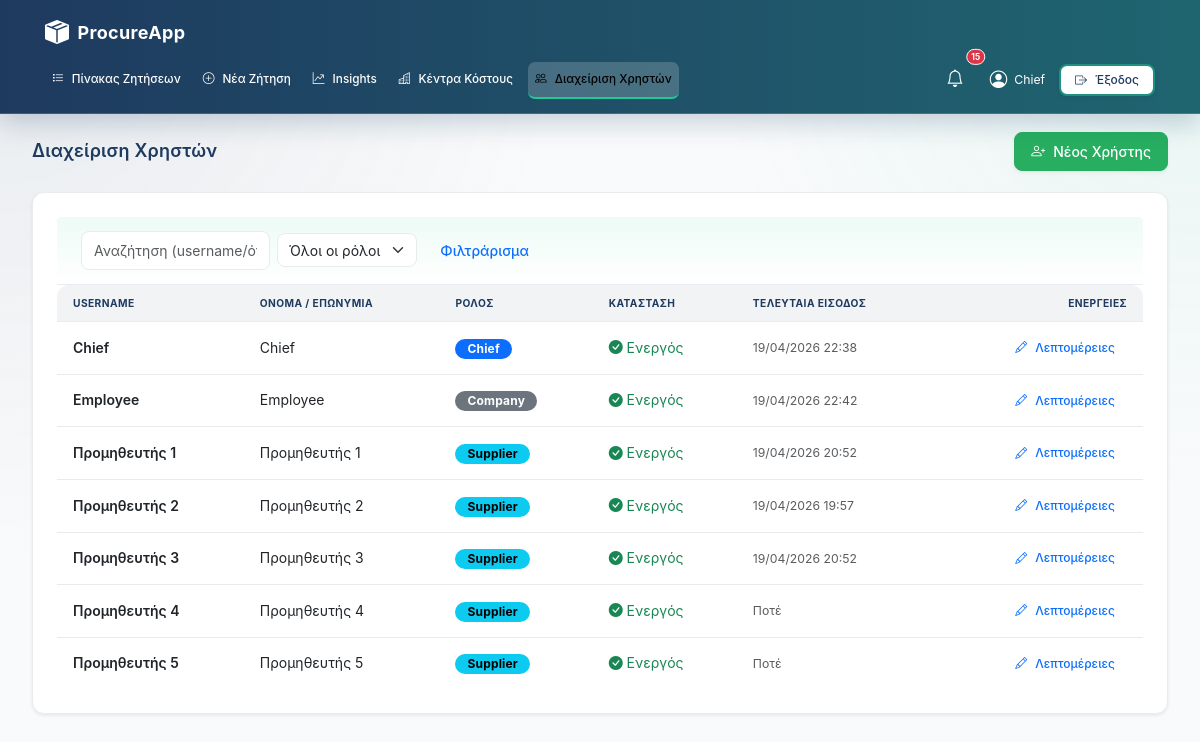
Page /chief/users (signed in) on the committed database.
### models.py (models this page shows, shortened)
class User(db.Model):
    __tablename__ = "users"
    id = db.Column(db.Integer, primary_key=True)
    username = db.Column(db.String(80), unique=True, nullable=False)
    display_name = db.Column(db.String(120), nullable=False)
    role = db.Column(db.String(20), nullable=False)
    password_hash = db.Column(db.String(255), nullable=False)
    is_active = db.Column(db.Boolean, default=True, nullable=False)
    created_at = db.Column(db.DateTime, default=datetime.utcnow)
    last_login_at = db.Column(db.DateTime, nullable=True)
    first_name = db.Column(db.String(120), nullable=True)
    last_name  = db.Column(db.String(120), nullable=True)
    approval_limit = db.Column(db.Numeric(12, 2), default=500.00)
    bids = db.relationship("Bid", backref="supplier", lazy=True)

### app/routes/admin.py (the view)
@admin_bp.route("/users")
@require_role("chief")
def users():
    users_list = User.query.all()
    return render_template("chief_users.html", users=users_list)

### app/auth.py (called while the page is built)
def require_roles(*roles):
    def wrap(fn):
        @wraps(fn)
        def inner(*args, **kwargs):
            if session.get("role") not in roles:
                flash("Δεν έχεις δικαίωμα πρόσβασης.", "danger")
                return redirect(url_for("auth.login"))
            return fn(*args, **kwargs)
        return inner
    return wrap

### templates/chief_users.html (shortened to what this page needs)
{% extends "base.html" %}
{% block content %}
<div class="d-flex justify-content-between align-items-center mb-4">
    <h3 class="mb-0">Διαχείριση Χρηστών</h3>
    <a class="btn btn-success" href="{{ url_for('admin.user_new') }}"><i class="bi bi-person-plus"></i> Νέος Χρήστης</a>
</div>
<div class="card shadow-sm">
  <div class="card-header bg-white py-3">
      <form class="row g-2 align-items-center" method="get">
        <div class="col-sm-6 col-md-4">
          <input class="form-control" name="q" value="{{ q or '' }}" placeholder="Αναζήτηση (username/όνομα)...">
        </div>
        <div class="col-sm-4 col-md-3">
          <select class="form-select" name="role">
            <option value="all">Όλοι οι ρόλοι</option>
          </select>
        </div>
        <div class="col-auto">
          <button class="btn btn-outline-primary">Φιλτράρισμα</button>
        </div>
      </form>
  </div>
  <div class="table-responsive">
    <table class="table table-hover align-middle mb-0">
      <thead class="table-light">
        <tr>
          <th>Username</th>
          <th>Όνομα / Επωνυμία</th>
          <th>Ρόλος</th>
          <th>Κατάσταση</th>
          <th>Τελευταία Είσοδος</th>
          <th class="text-end">Ενέργειες</th>
        </tr>
      </thead>
      <tbody>
        {% for u in users %}
        <tr>
          <td class="fw-semibold">{{ u.username }}</td>
          <td>{{ u.display_name }}</td>
          <td>
            {% if u.role == 'chief' %}<span class="badge text-bg-primary">Chief</span>
            {% elif u.role == 'company' %}<span class="badge text-bg-secondary">Company</span>
            {% elif u.role == 'supplier' %}<span class="badge text-bg-info">Supplier</span>
            {% else %}<span class="badge text-bg-light text-dark">{{ u.role }}</span>{% endif %}
          </td>
          <td>
            {% if u.is_active %}
              <span class="text-success"><i class="bi bi-check-circle-fill"></i> Ενεργός</span>
            {% else %}
              <span class="text-muted"><i class="bi bi-x-circle-fill"></i> Ανενεργός</span>
            {% endif %}
          </td>
          <td class="text-muted small">{{ u.last_login_at.strftime('%d/%m/%Y %H:%M') if u.last_login_at else 'Ποτέ' }}</td>
          <td class="text-end">
            <a class="btn btn-sm btn-outline-primary" href="{{ url_for('admin.user_detail', user_id=u.id) }}">
              <i class="bi bi-pencil"></i> Λεπτομέρειες
            </a>
          </td>
        </tr>
        {% else %}
          <tr><td colspan="6" class="text-center py-4 text-muted">Δεν βρέθηκαν χρήστες.</td></tr>
        {% endfor %}
      </tbody>
    </table>
  </div>
</div>
{% endblock %}

### templates/base.html (shortened to what this page needs)
<!doctype html>
<html lang="el">
  <head>
    <link href="https://cdn.jsdelivr.net/npm/bootstrap@5.3.0/dist/css/bootstrap.min.css" rel="stylesheet">
    <link rel="stylesheet" href="https://cdn.jsdelivr.net/npm/bootstrap-icons@1.11.0/font/bootstrap-icons.css">
    <link href="https://cdn.jsdelivr.net/npm/select2@4.1.0-rc.0/dist/css/select2.min.css" rel="stylesheet" />
    <link rel="stylesheet" href="{{ url_for('static', filename='css/saas-design-system.css') }}">
    <link rel="stylesheet" href="{{ url_for('static', filename='css/components.css') }}">
    <link rel="stylesheet" href="{{ url_for('static', filename='css/layouts.css') }}">
    <link rel="stylesheet" href="{{ url_for('static', filename='css/dashboard-unified.css') }}">
  </head>
    <body class="dashboard-unified">
    <nav class="navbar navbar-expand-lg sticky-top">
      <div class="container-fluid px-4">
        <a class="navbar-brand" href="{{ url_for('main.index') }}">
            <i class="bi bi-box-seam-fill"></i> ProcureApp
        </a>
        <div class="collapse navbar-collapse" id="navContent">
          <ul class="navbar-nav me-auto mb-2 mb-lg-0">
            {% if session.get('role') in ['company','chief'] %}
              <li class="nav-item">
                  <a class="nav-link {% if request.endpoint == 'company.dashboard' %}active{% endif %}" href="{{ url_for('company.dashboard') }}">
                      <i class="bi bi-list-task"></i> Πίνακας Ζητήσεων
                  </a>
              </li>
              <li class="nav-item">
                  <a class="nav-link {% if request.endpoint == 'company.new_request' %}active{% endif %}" href="{{ url_for('company.new_request') }}">
                      <i class="bi bi-plus-circle"></i> Νέα Ζήτηση
                  </a>
              </li>
              {% if session.get('role') == 'chief' %}
              <li class="nav-item">
                  <a class="nav-link {% if request.endpoint == 'admin.analytics' %}active{% endif %}" href="{{ url_for('admin.analytics') }}">
                      <i class="bi bi-graph-up-arrow"></i> Insights
                  </a>
              </li>
              <li class="nav-item">
                  <a class="nav-link {% if request.endpoint == 'admin.cost_centers' %}active{% endif %}" href="{{ url_for('admin.cost_centers') }}">
                      <i class="bi bi-buildings"></i> Κέντρα Κόστους
                  </a>
              </li>
              <li class="nav-item">
                  <a class="nav-link {% if request.endpoint == 'admin.users' %}active{% endif %}" href="{{ url_for('admin.users') }}">
                      <i class="bi bi-people"></i> Διαχείριση Χρηστών
                  </a>
              </li>
              {% endif %}
            {% endif %}
          </ul>
          <div class="d-flex align-items-center gap-3">
            {% if session.get('username') %}
                <div class="nav-item dropdown">
                    <a class="nav-link position-relative" href="#" id="notifDropdown" role="button" data-bs-toggle="dropdown" aria-expanded="false">
                        <i class="bi bi-bell fs-5"></i>
                        {% if unread_notifs|length > 0 %}
                        <span class="position-absolute top-0 start-100 translate-middle badge rounded-pill bg-danger border border-light" style="font-size: 0.6rem; padding: 0.35em 0.5em;">
                            {{ unread_notifs|length }}
                        </span>
                        {% endif %}
                    </a>
                </div>
                <div class="d-none d-md-flex align-items-center gap-2">
                    <i class="bi bi-person-circle" style="font-size: 1.25rem;"></i>
                    <span class="small">{{ session.get('name') }}</span>
                </div>
                <a href="{{ url_for('auth.logout') }}" class="btn btn-secondary btn-sm rounded-lg px-3">
                    <i class="bi bi-box-arrow-right"></i> Έξοδος
                </a>
            {% endif %}
          </div>
        </div>
      </div>
    </nav>
    <div class="page-body">
      {% block content %}{% endblock %}
    </div>
  </body>
</html>

### app/static/css/components.css (style rules this page uses)
.dropdown { position: relative; display: inline-block; }

### app/static/css/layouts.css (style rules this page uses)
.container-fluid { width: 100%; padding: 0 var(--space-4); margin: 0 auto; }
.page-body { flex: 1; padding: 0 var(--space-8) var(--space-8) var(--space-8); }
.navbar { background: var(--gradient-navy); color: var(--color-white); padding: var(--space-4) var(--space-6); box-shadow: var(--shadow-md); display: flex; align-items: center; justify-content: space-between; gap: var(--space-4); position: sticky; top: 0; z-index: 1000; flex-wrap: wrap; }
.navbar-brand { font-size: var(--font-size-lg); font-weight: var(--font-weight-bold); color: var(--color-white); text-decoration: none; display: flex; align-items: center; gap: var(--space-2); white-space: nowrap; }
.navbar-brand i { font-size: var(--font-size-xl); }
.navbar-nav { display: flex; list-style: none; margin: 0; padding: 0; gap: var(--space-2); flex: 1; flex-wrap: wrap; }
.nav-item { display: flex; }
.nav-link { color: var(--color-white); text-decoration: none; padding: var(--space-2) var(--space-3); border-radius: var(--radius-md); display: flex; align-items: center; gap: var(--space-2); font-weight: var(--font-weight-medium); transition: all var(--transition-fast); border-bottom: 2px solid transparent; white-space: nowrap; }
.nav-link.active { background-color: rgba(32, 201, 151, 0.3); border-bottom-color: var(--color-teal); }
.navbar-collapse { display: flex; width: 100%; }
.row { display: flex; flex-wrap: wrap; margin: 0 -var(--space-4); }
.d-flex { display: flex; }
.align-items-center { align-items: center; }
.justify-content-between { justify-content: space-between; }
.gap-2 { gap: var(--space-2); }
.gap-3 { gap: var(--space-3); }
.mb-0 { margin-bottom: 0; }
.mb-2 { margin-bottom: var(--space-2); }
.mb-4 { margin-bottom: var(--space-4); }
.px-4 { padding-left: var(--space-4); padding-right: var(--space-4); }
.d-none { display: none; }

### rows in the picture
User: username "Chief", display_name "Chief", role "Chief", is_active True (drawn), last_login_at "19/04/2026 22:38"
User: username "Employee", display_name "Employee", role "Company", is_active True (drawn), last_login_at "19/04/2026 22:42"
User: username "Προμηθευτής 1", display_name "Προμηθευτής 1", role "Supplier", is_active True (drawn), last_login_at "19/04/2026 20:52"
User: username "Προμηθευτής 2", display_name "Προμηθευτής 2", role "Supplier", is_active True (drawn), last_login_at "19/04/2026 19:57"
User: username "Προμηθευτής 3", display_name "Προμηθευτής 3", role "Supplier", is_active True (drawn), last_login_at "19/04/2026 20:52"
User: username "Προμηθευτής 4", display_name "Προμηθευτής 4", role "Supplier", is_active True (drawn), last_login_at "Ποτέ"
User: username "Προμηθευτής 5", display_name "Προμηθευτής 5", role "Supplier", is_active True (drawn), last_login_at "Ποτέ"

### other values in the picture
{{ unread_notifs|length }} "15"
{{ session.get('name') }} "Chief"
